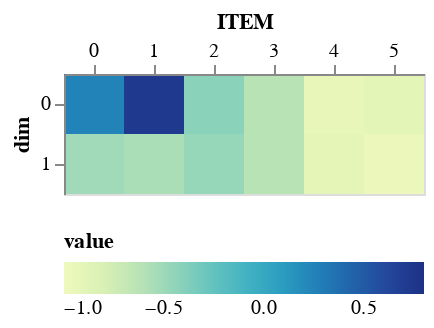

Notebook code for this chart:
### Code cell
EmbeddingVis(item_embedding, n_factors, "ITEM")

### Figure 1 — Vega-Lite specification as saved in the notebook (floating-point values rounded to 4 significant figures)
{"config": {"view": {"continuousWidth": 300, "continuousHeight": 300}}, "data": {"name": "data-5c7530449b8df40d7169bde381cd1c40"}, "mark": {"type": "rect"}, "encoding": {"color": {"field": "value", "legend": {"direction": "horizontal", "orient": "bottom", "tickCount": 5, "titleOrient": "top"}, "scale": {"nice": true, "scheme": "yellowgreenblue", "type": "bin-ordinal"}, "type": "quantitative"}, "x": {"axis": {"labelAngle": 0, "orient": "top"}, "field": "ITEM", "type": "nominal"}, "y": {"axis": {"orient": "left"}, "field": "dim", "type": "nominal"}}, "height": 60, "width": 180, "$schema": "https://vega.github.io/schema/vega-lite/v5.17.0.json", "datasets": {"data-5c7530449b8df40d7169bde381cd1c40": [{"ITEM": 0, "dim": 0, "value": 0.253}, {"ITEM": 1, "dim": 0, "value": 0.7308}, {"ITEM": 2, "dim": 0, "value": -0.4217}, {"ITEM": 3, "dim": 0, "value": -0.618}, {"ITEM": 4, "dim": 0, "value": -0.9349}, {"ITEM": 5, "dim": 0, "value": -0.8994}, {"ITEM": 0, "dim": 1, "value": -0.5112}, {"ITEM": 1, "dim": 1, "value": -0.5573}, {"ITEM": 2, "dim": 1, "value": -0.4707}, {"ITEM": 3, "dim": 1, "value": -0.6195}, {"ITEM": 4, "dim": 1, "value": -0.9071}, {"ITEM": 5, "dim": 1, "value": -0.9599}]}}
